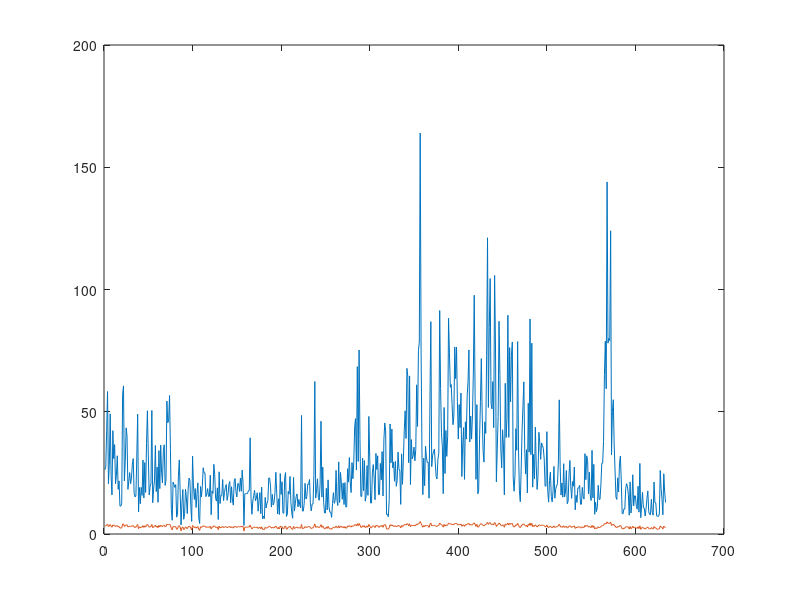

MATLAB code to generate this figure:
clc;

y = dlmread('datasets/varve.txt');

y_log = log(y);
x = 1:1:634;
u = zeros;
plot(x,y,x,log(y));

fprintf('Variance of the first half is %.5f, second half is %.5f.\n',var(y(1:317)),var(y(318:634)));
fprintf('After stabilization, variance of the first half is %.5f, and the second half is %.5f.\n',var(log(y(1:317))),var(log(y(318:634)))); 

% hist(y,10); % histogram for question (b)
% hist(log(y),10);

% plot(x,rho);

acf = ones;
for i=2:634
    u(i) = log(y(i)) - log(y(i-1));
    if u(i-1)~=0
        acf(i) = u(i)/u(i-1);
    end 
end

fprintf('The mean of log(Xt)-log(Xt-1) is %.5f.\n', mean(u));
% plot(x,acf); % for (c)
% plot(x,u); % for (d)
